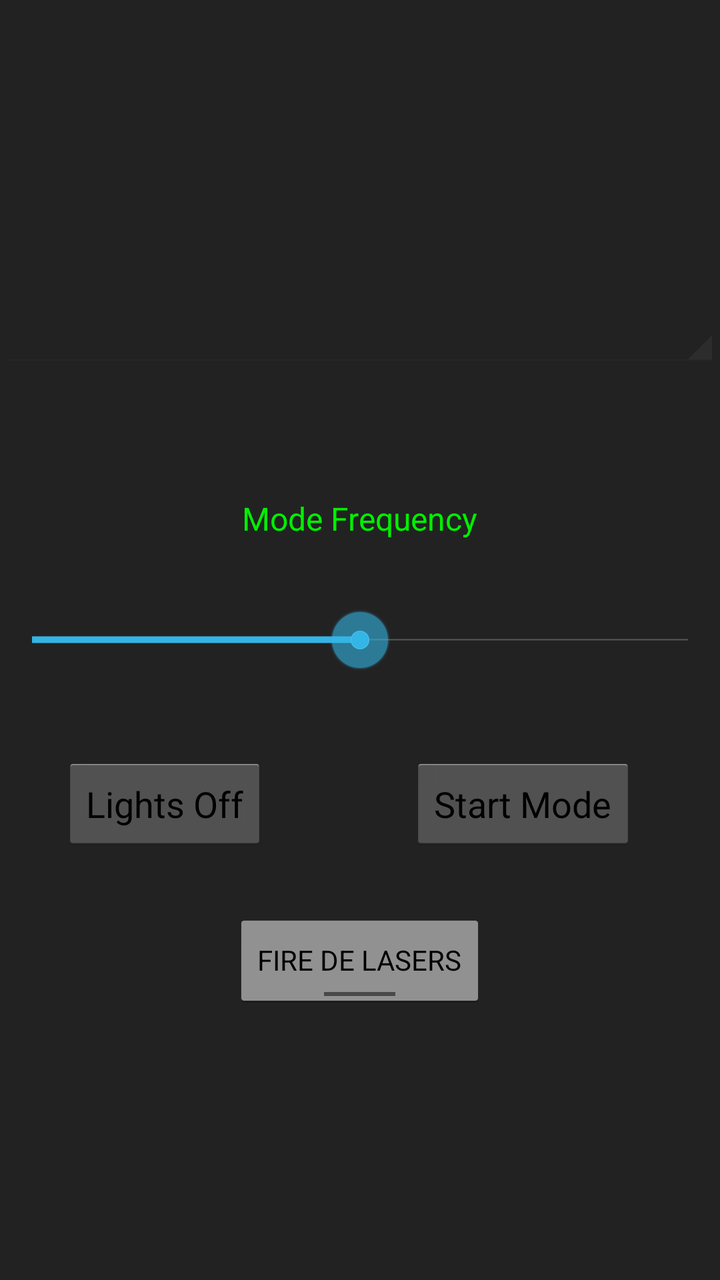
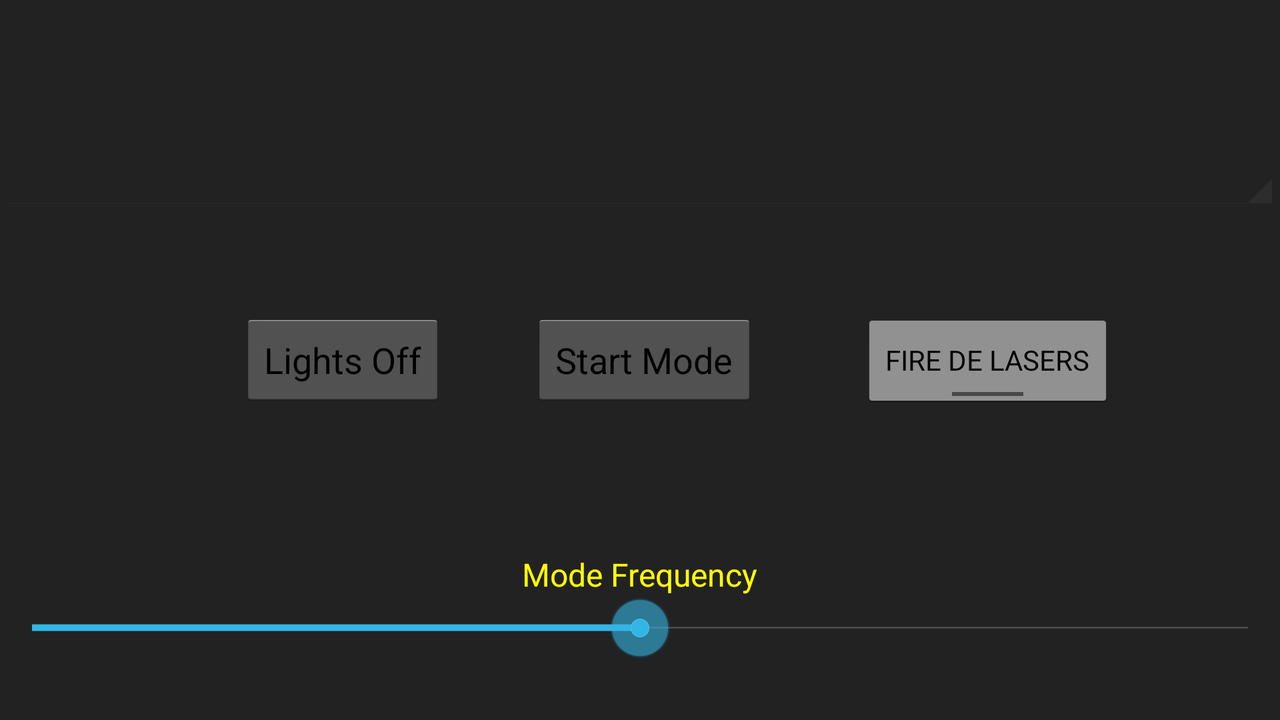

Two renders of one Android screen. The first uses the default layout on a phone; the second uses the alternative layout the repository ships for a different screen configuration, on a matching device. The two XML files are below.
<!-- AndroidManifest.xml: application theme AppTheme -->
<!-- res/layout/fragment2.xml -->
<?xml version="1.0" encoding="utf-8"?>
<RelativeLayout xmlns:android="http://schemas.android.com/apk/res/android"
    android:layout_width="match_parent"
    android:layout_height="match_parent"
    android:background="#222"
    android:orientation="vertical" >

      <SeekBar
          android:id="@+id/seekBar1"
          android:layout_width="match_parent"
          android:layout_height="wrap_content"
          android:layout_alignParentLeft="true"
          android:layout_centerVertical="true"
          android:progress="50" />

      <CheckedTextView
          android:id="@+id/checkedTextView1"
          android:layout_width="wrap_content"
          android:layout_height="wrap_content"
          android:layout_above="@+id/seekBar1"
          android:layout_centerHorizontal="true"
          android:layout_marginBottom="34dp"
          android:text="@string/SloshFreq"
          android:textColor="#00F000" />

      <Spinner
          android:id="@+id/spinner1"
          android:layout_width="fill_parent"
          android:layout_height="wrap_content"
          android:layout_above="@+id/checkedTextView1"
          android:layout_alignParentRight="true"
          android:layout_marginBottom="64dp"/>

      <Button
          android:id="@+id/SloshButton"
          android:layout_width="wrap_content"
          android:layout_height="wrap_content"
          android:layout_alignParentRight="true"
          android:layout_below="@+id/seekBar1"
          android:layout_marginRight="42dp"
          android:layout_marginTop="42dp"
          android:text="@string/ModeStart" />

      <ToggleButton
          android:id="@+id/LaserToggle"
          android:layout_width="wrap_content"
          android:layout_height="wrap_content"
          android:layout_below="@+id/OffButton"
          android:layout_centerHorizontal="true"
          android:layout_marginTop="30dp"
          android:text="@string/LaserText"
          android:textOff="@string/LasersOn"
          android:textOn="@string/LasersOff" />

      <Button
          android:id="@+id/OffButton"
          android:layout_width="wrap_content"
          android:layout_height="wrap_content"
          android:layout_alignBaseline="@+id/SloshButton"
          android:layout_alignBottom="@+id/SloshButton"
          android:layout_alignParentLeft="true"
          android:layout_marginLeft="31dp"
          android:text="@string/LightsOff" />

</RelativeLayout>
<!-- resources referenced by this layout -->
<resources>
  <string name="LaserText"> Toggle Dem Lasers </string>
  <string name="LasersOff"> Lasers Off        </string>
  <string name="LasersOn"> FIRE DE LASERS     </string>
  <string name="LightsOff"> Lights Off        </string>
  <string name="ModeStart"> Start Mode        </string>
  <string name="SloshFreq">  Mode Frequency   </string>
  <style name="AppTheme" parent="AppBaseTheme">
          
      </style>
  <!-- from res/values-v14/ -->
  <style name="AppBaseTheme" parent="android:Theme.Holo.Light.DarkActionBar">
          
      </style>
</resources>
<!-- res/layout-land/fragment2.xml (the author's variant of the layout above) -->
<!-- drawn on the phone turned sideways -->
<?xml version="1.0" encoding="utf-8"?>
<RelativeLayout xmlns:android="http://schemas.android.com/apk/res/android"
    android:layout_width="match_parent"
    android:layout_height="match_parent"
    android:background="#222"
    android:orientation="vertical" >

    <CheckedTextView
        android:id="@+id/checkedTextView1"
        android:layout_width="wrap_content"
        android:layout_height="wrap_content"
        android:layout_above="@+id/seekBar1"
        android:layout_centerHorizontal="true"
        android:textColor="#FFFF00" 
        android:text="@string/SloshFreq" />

      <SeekBar
          android:id="@+id/seekBar1"
          android:layout_width="match_parent"
          android:layout_height="wrap_content"
          android:layout_alignParentBottom="true"
          android:layout_alignParentLeft="true"
          android:layout_marginBottom="30dp"
          android:progress="50" />

      <Spinner
          android:id="@+id/spinner1"
          android:layout_width="fill_parent"
          android:layout_height="wrap_content"
          android:layout_above="@+id/OffButton"
          android:layout_alignParentLeft="true"
          android:layout_marginBottom="50dp" />

      <Button
          android:id="@+id/OffButton"
          android:layout_width="wrap_content"
          android:layout_height="wrap_content"
          android:layout_centerVertical="true"
          android:layout_marginRight="43dp"
          android:layout_toLeftOf="@+id/SloshButton"
          android:text="@string/LightsOff" />

      <Button
          android:id="@+id/SloshButton"
          android:layout_width="wrap_content"
          android:layout_height="wrap_content"
          android:layout_alignRight="@+id/checkedTextView1"
          android:layout_centerVertical="true"
          android:text="@string/ModeStart" />

      <ToggleButton
          android:id="@+id/LaserToggle"
          android:layout_width="wrap_content"
          android:layout_height="wrap_content"
          android:layout_centerVertical="true"
          android:layout_marginLeft="52dp"
          android:layout_toRightOf="@+id/SloshButton"
          android:text="@string/LaserText"
          android:textOff="@string/LasersOn"
          android:textOn="@string/LasersOff" />

</RelativeLayout>
